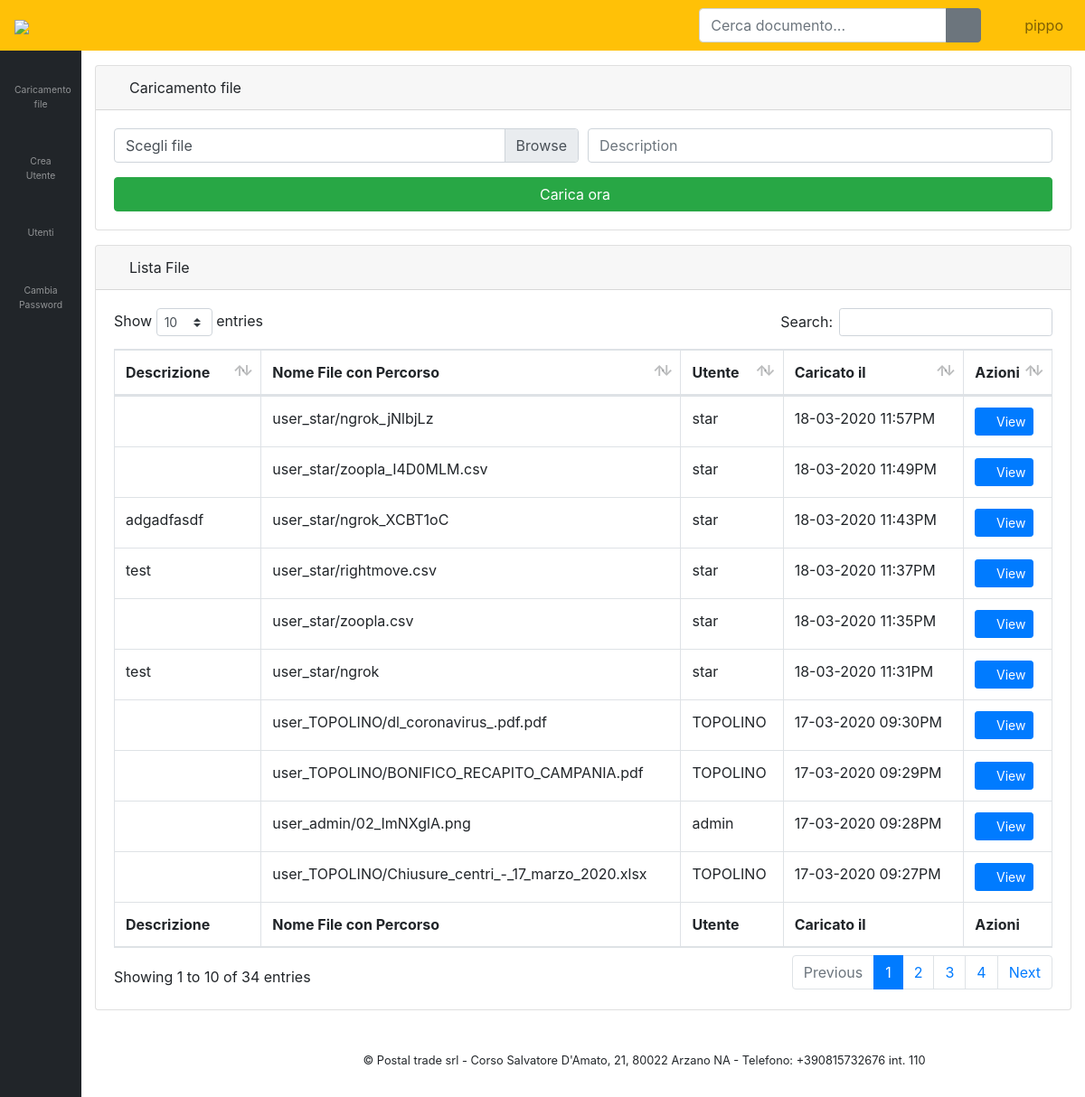
The page / (signed in) on the database its author committed.
### crud/models.py (models this page shows)
class Document(models.Model):
    description = models.CharField(max_length=255, blank=True)
    document = models.FileField(upload_to=user_directory_path)
    user = models.ForeignKey(settings.AUTH_USER_MODEL, on_delete=models.SET_NULL, null=True)
    uploaded_at = models.DateTimeField(auto_now_add=True)

### crud/views.py (the view)
# urls.py: url(r'^$', views.fileupload, name='index'),
@login_required
def fileupload(request):
    if request.method == 'POST':
        form = DocumentForm(request.POST, request.FILES)
        if form.is_valid():
            document = form.save(commit=False)
            document.user = request.user
            document.save()
            messages.success(request, 'File Uploaded successfully!')
            subject = 'File Uploaded successfully!'
            message = 'check folder, 1 new file added'
            email_from = settings.EMAIL_HOST_USER
            recipient_list = ['agenzianapoli4@sailpost.it', 'tatumfgdillon@gmail.com']
            send_mail(subject, message, email_from, recipient_list)
        return redirect('home')
    else:
        form = DocumentForm()
        if request.user.is_superuser:
            documents = Document.objects.order_by('-uploaded_at')
        else:
            documents = Document.objects.filter(user=request.user).order_by('-uploaded_at')
        context = {
        'form':form,
        'documents': documents,
        }
    return render(request, 'fileupload.html', context)

### crud/forms.py
class DocumentForm(forms.ModelForm):
    class Meta:
        model = Document
        fields = ('description', 'document', )
        widgets={
                   "document":forms.FileInput(attrs={'name':'myfile','id':'fileInput','class':'form-control custom-file-input file'}),
                   "description":forms.TextInput(attrs={'placeholder':'Description','class':'form-control'}),
                }

### templates/fileupload.html (shortened to what this page needs)
{% extends 'layout/app.html' %}
{% block body %}
    <div id="content-wrapper">
        <div class="container-fluid">
            <div class="card mb-3">
                <div class="card-header">
                    <i class="fas fa-upload"></i>
                    Caricamento file
                </div>
                <div class="card-body">
                    <form action="" class="form-horizontal" method="POST" enctype="multipart/form-data">
                        <div class="form-group">
                            <div class="form-row">
                                <div class="col-md-6">
                                    <div class="input-group input-group-lg">
                                        <div class="custom-file">
                                            <label class="custom-file-label" id="fileLabel" for="fileInput">Scegli file</label>
                                        </div>
                                    </div>
                                </div>
                                <div class="col-md-6">
                                    <div class="input-group input-group-lg">
                                        <div class="custom-file">
                                            {{form.description}}
                                        </div>
                                    </div>
                                </div>
                            </div>
                        </div>
                        <button class="btn btn-success btn-block" type="submit">Carica ora &nbsp;&nbsp;&nbsp;</button>
                    </form>
                </div>
            </div>
            <div class="card mb-3">
                <div class="card-header">
                    <i class="fas fa-folder"></i>
                    Lista File
                </div>
                <div class="card-body">
                    <div class="table-responsive">
                    <table class="table table-bordered"  id="dataTable2" width="100%" cellspacing="0">
                        <thead>
                        <tr>
                            <th>Descrizione</th>
                            <th>Nome File con Percorso</th>
                            {% if request.user.is_superuser %}
                            <th>Utente</th>
                            {% endif %}
                            <th>Caricato il</th>
                            <th>Azioni</th>
                        </tr>
                        </thead>
                        <tfoot>
                            <tr>
                            <th>Descrizione</th>
                            <th>Nome File con Percorso</th>
                            {% if request.user.is_superuser %}
                            <th>Utente</th>
                            {% endif %}
                            <th>Caricato il</th>
                            <th>Azioni</th>
                            </tr>
                        </tfoot>
                        <tbody>
                        {% for document in documents %}
                            <tr>
                                <td>{{document.description}}</td>
                                <td>{{document.document}}</td>
                                {% if request.user.is_superuser %}
                                <td>{{document.user}}</td>
                                {% endif %}
                                <td>{{document.uploaded_at|date:"d-m-Y h:iA"}}</td>
                                <td>
                                    <a class="btn btn-sm btn-primary" href="media/{{document.document}}" target="blank"><span class="fa fa-eye"></span>&nbsp;View</a>
                                </td>
                            </tr>
                        {% endfor %}
                        </tbody>
                    </table>
                </div>
                </div>
            </div>
        </div>
    </div>
{% endblock %}

### templates/layout/app.html (shortened to what this page needs)
<!DOCTYPE html>
<html lang="en">
<head>
    {% load static %}
    <link href="{% static 'vendor/fontawesome-free/css/all.min.css' %}" rel="stylesheet" type="text/css">
    <link href="{% static 'vendor/datatables/dataTables.bootstrap4.css' %}" rel="stylesheet">
    <link href="{% static 'css/sb-admin.css' %}" rel="stylesheet" type="text/css">
</head>
<body id="page-top">
{% include "elements/header.html" %}
<div id="wrapper">
    {% include "elements/sidebar.html" %}
    {% block body %}{% endblock %}
    <footer class="sticky-footer bg-white">
        <div class="container my-auto">
            <div class="copyright text-center my-auto">
            <span>&copy; Postal trade srl - Corso Salvatore D'Amato, 21, 80022 Arzano NA -
Telefono: +390815732676 int. 110</span>
            </div>
        </div>
    </footer>
</div>
</body>
</html>

### templates/elements/header.html (shortened to what this page needs)
<nav class="navbar navbar-expand navbar-light bg-warning static-top">
    {% load static %}
    <a class="navbar-brand mr-1" href="{% url 'home' %}"><img style="width: 180px;" src="{% static 'img/logo.png' %}"></a>
    <button class="btn btn-link btn-sm text-white order-1 order-sm-0" id="sidebarToggle" href="#">
        <i class="fas fa-bars"></i>
    </button>
    <form class="d-none d-md-inline-block form-inline ml-auto mr-0 mr-md-3 my-2 my-md-0">
        <div class="input-group">
            <input type="text" class="form-control" placeholder="Cerca documento..." aria-label="Search" aria-describedby="basic-addon2">
            <div class="input-group-append">
                <button class="btn btn-secondary" type="button">
                    <i class="fas fa-search"></i>
                </button>
            </div>
        </div>
    </form>
    <ul class="navbar-nav ml-auto ml-md-0">
        <li class="nav-item dropdown no-arrow">
            <a class="nav-link dropdown-toggle" href="#" id="userDropdown" role="button" data-toggle="dropdown" aria-haspopup="true" aria-expanded="false">
                <i class="fas fa-user-circle fa-fw"></i>
                <span>{{request.user}}</span>
            </a>
        </li>
    </ul>
</nav>

### templates/elements/sidebar.html
<ul class="sidebar navbar-nav toggled">
    <li class="nav-item">
        <a class="nav-link" href="{% url 'home' %}">
            <i class="fas fa-cloud-upload-alt"></i>
            <span>Caricamento file</span>
        </a>
    </li>
    {% if request.user.is_superuser %}
    <li class="nav-item">
        <a class="nav-link" href="{% url 'register' %}">
            <i class="fas fa-user-plus fa-fw"></i>
            <span>Crea Utente</span>
        </a>
    </li>
    <li class="nav-item">
        <a class="nav-link" href="{% url 'users' %}">
            <i class="fas fa-users fa-fw"></i>
            <span>Utenti</span>
        </a>
    </li>
    {% endif %}
    <li class="nav-item">
        <a class="nav-link" href="{% url 'changePassword' %}">
            <i class="fas fa-key fa-fw"></i>
            <span>Cambia Password</span>
        </a>
    </li>
</ul>

### rows shown on the page
Document: document "user_star/ngrok_jNlbjLz", user "star", uploaded_at "18-03-2020 11:57PM"
Document: document "user_star/zoopla_I4D0MLM.csv", user "star", uploaded_at "18-03-2020 11:49PM"
Document: description "adgadfasdf", document "user_star/ngrok_XCBT1oC", user "star", uploaded_at "18-03-2020 11:43PM"
Document: description "test", document "user_star/rightmove.csv", user "star", uploaded_at "18-03-2020 11:37PM"
Document: document "user_star/zoopla.csv", user "star", uploaded_at "18-03-2020 11:35PM"
Document: description "test", document "user_star/ngrok", user "star", uploaded_at "18-03-2020 11:31PM"
Document: document "user_TOPOLINO/dl_coronavirus_.pdf.pdf", user "TOPOLINO", uploaded_at "17-03-2020 09:30PM"
Document: document "user_TOPOLINO/BONIFICO_RECAPITO_CAMPANIA.pdf", user "TOPOLINO", uploaded_at "17-03-2020 09:29PM"
Document: document "user_admin/02_ImNXglA.png", user "admin", uploaded_at "17-03-2020 09:28PM"
Document: document "user_TOPOLINO/Chiusure_centri_-_17_marzo_2020.xlsx", user "TOPOLINO", uploaded_at "17-03-2020 09:27PM"

### other values the page prints
{{ request.user }} "pippo"
